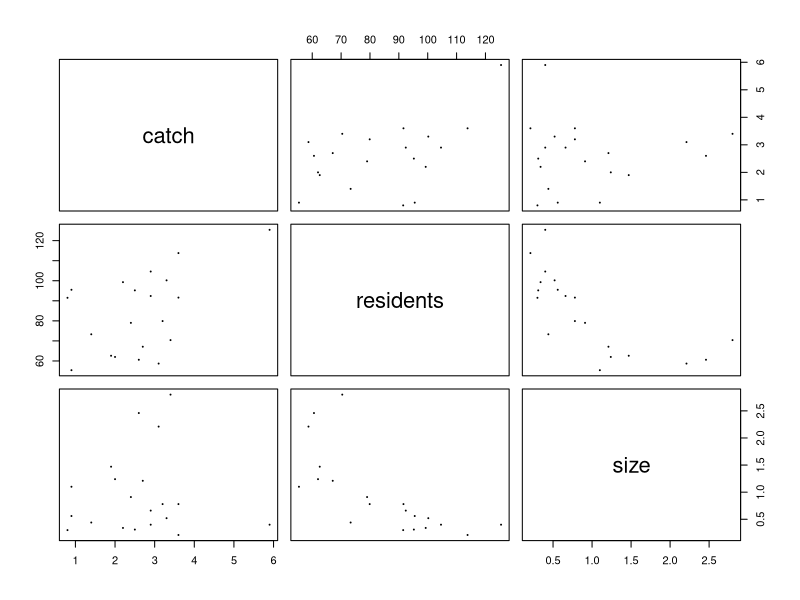
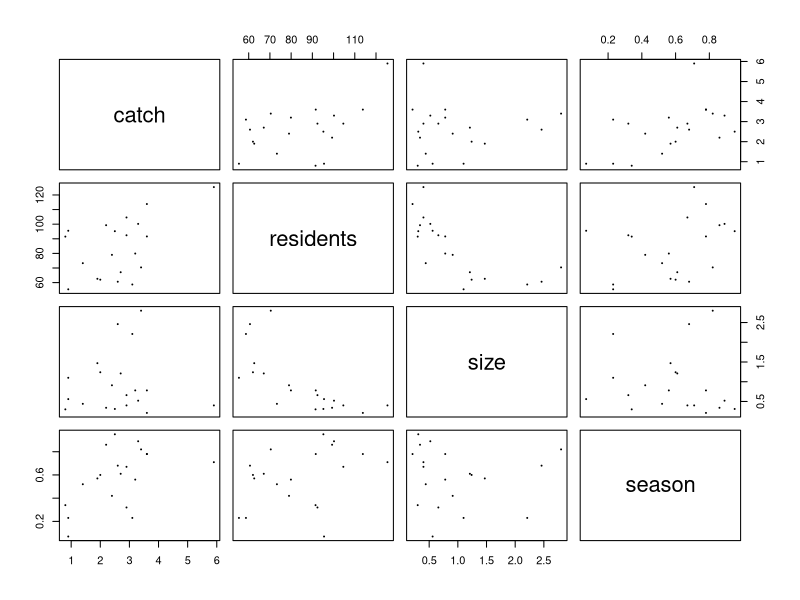
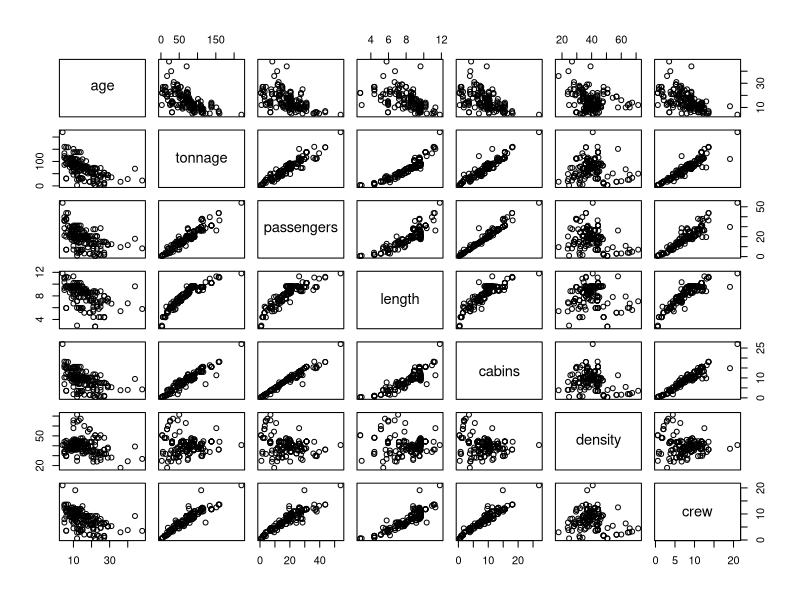

Source code (R) for these figures, in order:
# STAT 6430
# Day 7 -- R
#
# Some hodge, less podge -- it's multiple regression!!
#
#
# On each of 20 lakes, wilderness managers have
# data on the size of the fish catch (the response)
# the number of residents, and the size of the lake.
#
fish01 = read.csv("fish01.csv", header = TRUE)
View(fish01)  # Pops up table version of fish01.
#
# Start with a plot of the data
#
plot(fish01,pch=20,cex=.2)  # Matrix plot in this case
#
fish01.lm <- lm(catch ~ residents+size, data=fish01)
#
# A summary of the values generated by lm:
#
summary(fish01.lm)
#
# It's interesting to see what we get from 
# using the individual variables
#
fish01a.lm <- lm(catch ~ residents, data=fish01)
summary(fish01a.lm)
#
fish01b.lm <- lm(catch ~ size, data=fish01)
summary(fish01b.lm)

# A second version of the fish data includes information
# on the size of the fish catch (the response),
# the number of residents, the size of the lake,
# and the season (time of year)
#
fish02 = read.csv("fish02.csv", header = TRUE)
#
plot(fish02,pch=20,cex=.2)
#

fish02.lm <- lm(catch~residents+size+season, data=fish02)
# Or: fish02.lm <- lm(catch~., data=fish) 
#
# A summary of the values generated by lm:
#
summary(fish02.lm)
#
# The "leaps" package makes available the "regsubsets" function that
# will give the best model for different numbers of variables:
install.packages("leaps")
library(leaps)

# regsubsets gives each size model that has the smallest RSS,
# residual sum of squares (aka SSE)
regsub.fish <- regsubsets(catch~., data=fish02)
summary(regsub.fish)

# Here are the RSS's for each model:
summary(regsub.fish)$rss

# There are other criteria that are used for model selection
#
summary(regsub.fish)$rsq    # R^2
summary(regsub.fish)$adjr2  # adjusted R^2
summary(regsub.fish)$cp     # Mallow's C_p (smaller is better)
summary(regsub.fish)$bic    # Bayes Information Criterion (negative OK)

names(summary(regsub.fish))

# The regsubsets function can also perform forward and backward
# stepwise selection:
regsub.fishfor <- regsubsets(catch~., data=fish02, method="forward")
summary(regsub.fishfor)

regsub.fishback <- regsubsets(catch~., data=fish02, method="backward")
summary(regsub.fishback)

# Partial F-Test: This test's a full regression model containing
# all variables against a partial model containing a subset of 
# variables.  The null hypothesis is that both models fit the 
# data equally well, the alternative is that the full model is
# superior.  

fish.lmpart <- lm(catch ~ residents+size, data=fish02)
fish.lmfull <- lm(catch ~ ., data=fish02)
anova(fish.lmpart,fish.lmfull)

# Here p = 0.1622, which does not imply that the full model is
# superior to the partial model.  This test does not contradict
# our earlier observations, although it is not the usual use of a hypothesis
# test, because *not* rejecting the null is providing the evidence
# we're looking for.  (Note that rejecting the null implies that there
# are useful variables in the full model that are not in the partial
# model.)


# Team Questions:
# 1. Upload the file "cruise01.csv" into R.  This data set contains 
#    records from 158 cruise ships, including crew size (the response
#    variable for this discussion) and six quantitative variables.
# 2. Make a scatter plot matrix of the data.
# 3. Use the methods described above to which linear linear models
#    seem to best fit this data.
# 4. Test your models with cross validation: Select 58 random records,
#    and develop each model based on this subset.  Then use your models to
#    compute the MSE's when predicting for the remaining 100 records.

cruise_data<-read.csv("cruise01.csv")

plot(cruise_data)

regsub_cruise <- regsubsets(crew~., data=cruise_data)
summary(regsub_cruise)
